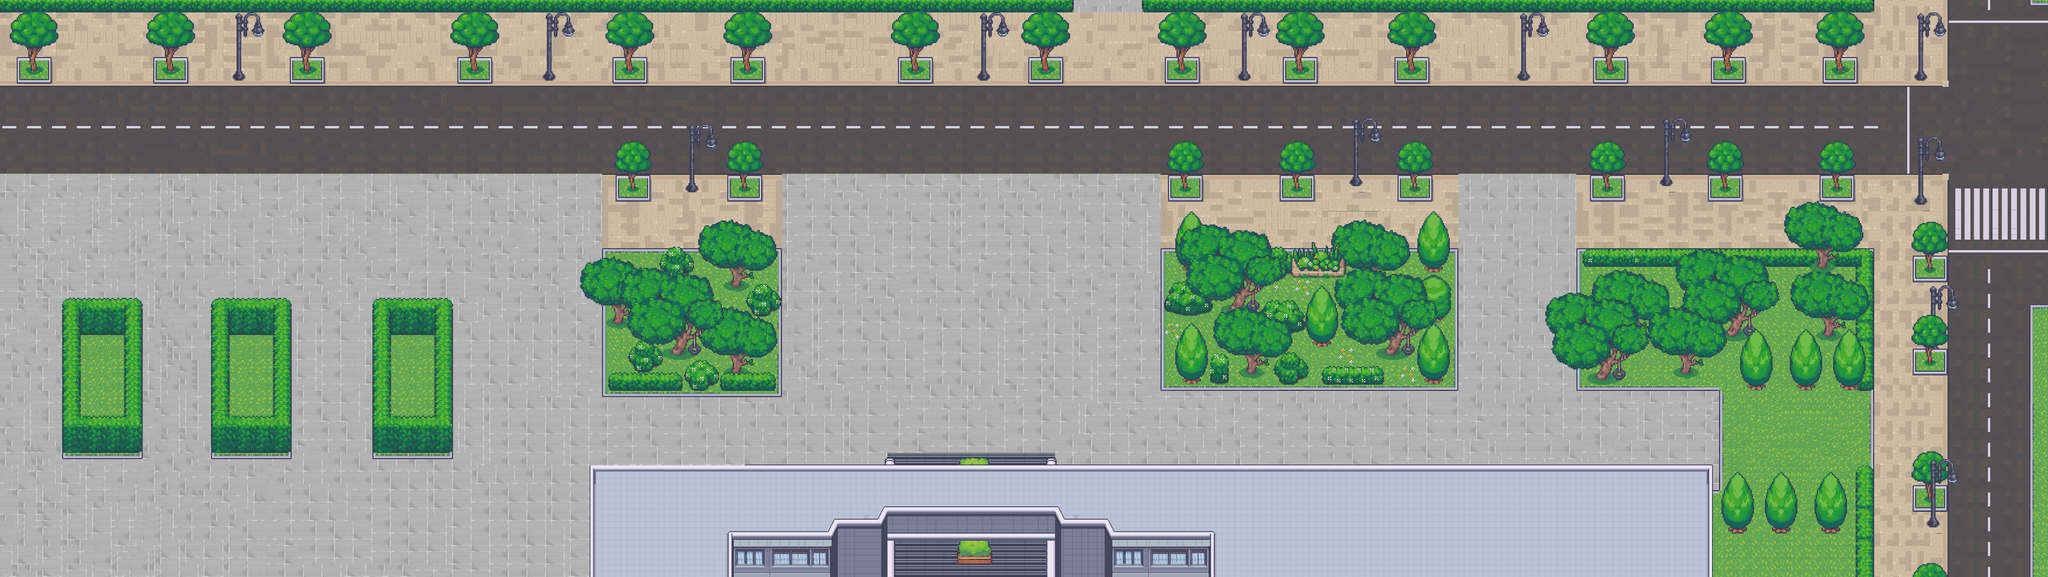

A level layout from a 2D game, rendered from its tile map. Below: a short description, then the map file with tile-grid data replaced by summaries:
An orthogonal 330x93 tile map with 16x16 px tiles, 5 tile layers (road, tree, tree0, tree1, ...), 9 tilesets and 72 objects.

<map version="1.2" tiledversion="1.3.5" orientation="orthogonal" renderorder="right-down" width="330" height="93" tilewidth="16" tileheight="16" infinite="0" nextlayerid="9" nextobjectid="89">
 <tileset firstgid="1" name="16_Office_32x32" tilewidth="16" tileheight="16" tilecount="12160" columns="64">
  <image source="damen/16_Office_32x32.png" width="1024" height="3040" />
 </tileset>
 <tileset firstgid="12161" name="Tileset_8_MV" tilewidth="16" tileheight="16" tilecount="2304" columns="48">
  <image source="damen/Tileset_8_MV.png" width="768" height="768" />
 </tileset>
 <tileset firstgid="14465" name="17_Visibile_Upstairs_System_48x48" tilewidth="16" tileheight="16" tilecount="3888" columns="48">
  <image source="damen/17_Visibile_Upstairs_System_48x48.png" width="768" height="1296" />
 </tileset>
 <tileset firstgid="18353" name="Tileset_1_MV" tilewidth="16" tileheight="16" tilecount="2304" columns="48">
  <image source="damen/Tileset_1_MV.png" width="768" height="768" />
 </tileset>
 <tileset firstgid="20657" name="Office_Floors_TILESET_A2_" tilewidth="16" tileheight="16" tilecount="1728" columns="48">
  <image source="damen/Office_Floors_TILESET_A2_.png" width="768" height="576" />
 </tileset>
 <tileset firstgid="22385" name="Tileset_16_MV" tilewidth="16" tileheight="16" tilecount="2304" columns="48">
  <image source="damen/Tileset_16_MV.png" trans="000000" width="768" height="768" />
 </tileset>
 <tileset firstgid="24689" name="Tileset_69_MV" tilewidth="16" tileheight="16" tilecount="2304" columns="48">
  <image source="damen/Tileset_69_MV.png" width="768" height="768" />
 </tileset>
 <tileset firstgid="26993" name="Tileset_25_MV" tilewidth="16" tileheight="16" tilecount="2304" columns="48">
  <image source="damen/Tileset_25_MV.png" width="768" height="768" />
 </tileset>
 <tileset firstgid="29297" name="Tileset_20_MV" tilewidth="16" tileheight="16" tilecount="2304" columns="48">
  <image source="damen/Tileset_20_MV.png" width="768" height="768" />
 </tileset>
 <layer id="2" name="road" width="330" height="93">
  <data>[30690 cells, 29260 non-empty, 233 distinct tile ids]</data>
 </layer>
 <layer id="5" name="tree" width="330" height="93">
  <data>[30690 cells, 489 non-empty, 180 distinct tile ids]</data>
 </layer>
 <layer id="4" name="tree0" width="330" height="93">
  <data>[30690 cells, 4771 non-empty, 1237 distinct tile ids]</data>
 </layer>
 <layer id="1" name="tree1" width="330" height="93">
  <data>[30690 cells, 6895 non-empty, 971 distinct tile ids]</data>
 </layer>
 <layer id="3" name="tree2" width="330" height="93">
  <data>[30690 cells, 665 non-empty, 611 distinct tile ids]</data>
 </layer>
 <objectgroup id="6" name="object">
  <object id="1" x="4819" y="1210" width="9" height="275" />
  <object id="2" x="4437" y="1210" width="381" height="5" />
  <object id="4" x="4066" y="992" width="746" height="11" />
  <object id="5" x="4815" y="665" width="15" height="337" />
  <object id="7" x="4067" y="659" width="759" height="12" />
  <object id="8" x="4069" y="672" width="6" height="320" />
  <object id="9" x="2995" y="650" width="762" height="355" />
  <object id="10" x="3014" y="461" width="84" height="55" />
  <object id="11" x="3300" y="459" width="87" height="57" />
  <object id="12" x="3604" y="461" width="85" height="57" />
  <object id="13" x="3596" y="158" width="85" height="56" />
  <object id="14" x="3309" y="157" width="85" height="57" />
  <object id="15" x="3911" y="188" width="31" height="18" />
  <object id="17" x="4100" y="461" width="85" height="56" />
  <object id="18" x="4404" y="464" width="86" height="54" />
  <object id="19" x="4692" y="460" width="86" height="58" />
  <object id="21" x="4701" y="146" width="84" height="65" />
  <object id="22" x="4413" y="149" width="86" height="64" />
  <object id="23" x="4108" y="146" width="86" height="68" />
  <object id="24" x="3005" y="150" width="82" height="62" />
  <object id="25" x="2651" y="150" width="87" height="63" />
  <object id="26" x="2314" y="149" width="86" height="65" />
  <object id="27" x="1885" y="150" width="84" height="63" />
  <object id="28" x="1580" y="149" width="86" height="66" />
  <object id="29" x="1180" y="149" width="85" height="64" />
  <object id="30" x="747" y="147" width="87" height="68" />
  <object id="31" x="396" y="146" width="86" height="66" />
  <object id="32" x="43" y="149" width="85" height="64" />
  <object id="34" x="4826" y="-4" width="4" height="21" />
  <object id="35" x="5236" y="-2" width="45" height="16" />
  <object id="36" x="4939" y="506" width="22" height="20" />
  <object id="37" x="4983" y="887" width="13" height="14" />
  <object id="38" x="4930" y="664" width="87" height="61" />
  <object id="39" x="4935" y="902" width="80" height="61" />
  <object id="40" x="4935" y="1254" width="80" height="61" />
  <object id="41" x="4970" y="1338" width="30" height="21" />
  <object id="42" x="5235" y="785" width="8" height="704" />
  <object id="43" x="5245" y="789" width="34" height="6" />
  <object id="44" x="1552" y="637.333" width="461.333" height="9.33333" />
  <object id="45" x="2001.33" y="652" width="10.6667" height="366.667" />
  <object id="46" x="1554.67" y="1000" width="442.667" height="20" />
  <object id="47" x="1552" y="646.667" width="17.3333" height="352" />
  <object id="48" x="166.667" y="834.667" width="194.667" height="338.667" />
  <object id="49" x="546.667" y="830.667" width="202.667" height="345.333" />
  <object id="50" x="961.333" y="824" width="204" height="356" />
  <object id="51" x="600" y="187.333" width="29.3333" height="19.3333" />
  <object id="52" x="1400.67" y="188" width="30" height="18.6667" />
  <object id="53" x="1766.67" y="478" width="33.3333" height="16.6667" />
  <object id="54" x="2517.33" y="188.667" width="35.3333" height="18" />
  <object id="55" x="3192" y="191.333" width="31.3333" height="16" />
  <object id="56" x="3480.67" y="460" width="31.3333" height="18.6667" />
  <object id="57" x="4936" y="190.667" width="30.6667" height="16" />
  <object id="58" x="1588" y="454" width="84" height="61" />
  <object id="59" x="1879" y="454" width="83" height="62" />
  <object id="62" x="1522" y="1328" width="12.6667" height="160" />
  <object id="63" x="1536" y="1302.67" width="746.667" height="12" />
  <object id="64" x="2720" y="1304" width="1686.67" height="9.33333" />
  <object id="65" x="2476" y="1216" width="72.6667" height="30.6667" />
  <object id="66" x="2468.67" y="1416.67" width="86" height="37.3333" />
  <object id="67" x="2283.33" y="1183.33" width="20" height="304" />
  <object id="68" x="2701.33" y="1182.67" width="19.3333" height="304" />
  <object id="69" x="4408" y="1218" width="28" height="98" />
  <object id="77" x="1.33333" y="16" width="2762.67" height="13.3333" />
  <object id="78" x="2945.33" y="17.3333" width="1884" height="10.6667" />
 </objectgroup>
 <objectgroup id="7" name="start">
  <object id="71" x="5011" y="1433" width="8" height="10">
   <properties>
    <property name="name" value="jiaodongc" />
   </properties>
  </object>
  <object id="74" x="2390.67" y="1406.67" width="7.33333" height="10.6667">
   <properties>
    <property name="name" value="jiaodongb" />
   </properties>
  </object>
  <object id="81" x="2857.33" y="35.3333" width="7.33333" height="8">
   <properties>
    <property name="name" value="qizhenhu1" />
   </properties>
  </object>
  <object id="83" x="4720.67" y="326.667" width="10" height="7.33333">
   <properties>
    <property name="name" value="yinhelu" />
   </properties>
  </object>
 </objectgroup>
 <objectgroup id="8" name="sensor">
  <object id="75" x="2305.33" y="1477.33" width="394.667" height="8.66667">
   <properties>
    <property name="map" value="jiaodongd" />
    <property name="name" value="jiaodongb" />
   </properties>
  </object>
  </objectgroup>
</map>
<!-- 3 of 72 objects omitted -->
